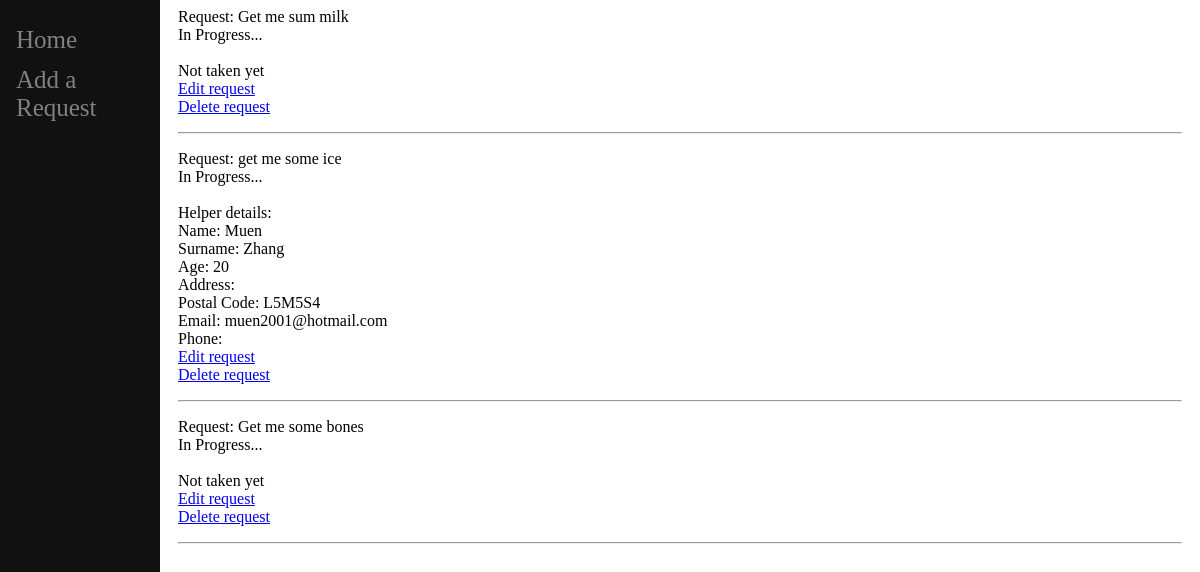
/corona/index/show_requests (signed in), run on an earlier commit of the app's database.
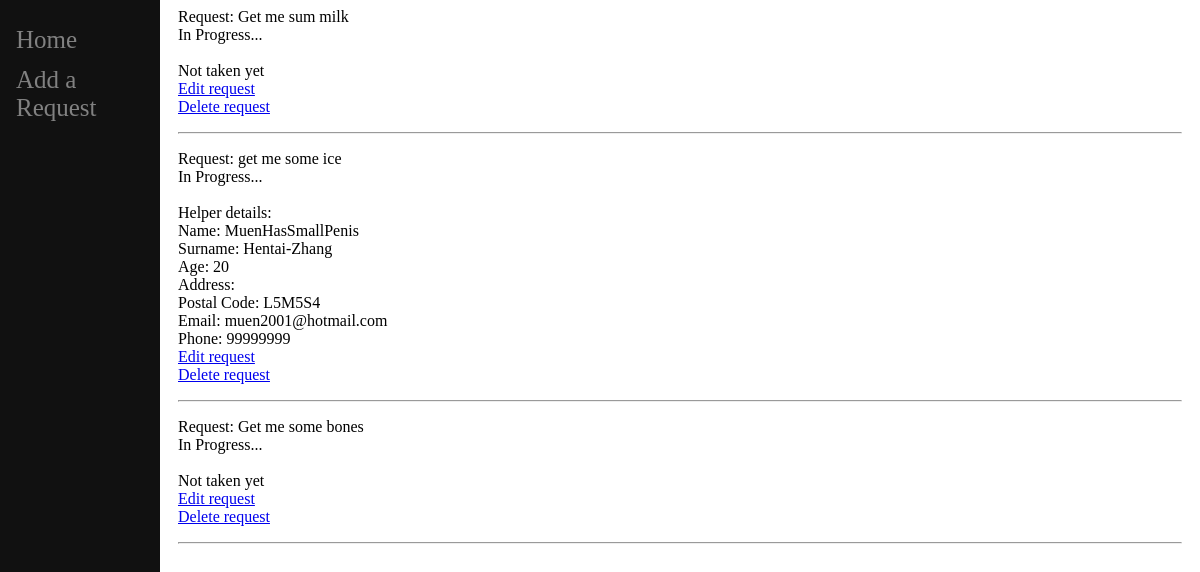
And on a later commit of the database.
### corona/models.py (models this page shows)
class Boomer(models.Model):
    username = models.CharField(primary_key=True, max_length=50)
    password = models.CharField(max_length=100)
    name = models.CharField(max_length=200)
    surname = models.CharField(max_length=200)
    age = models.IntegerField()
    email = models.CharField(max_length=200)
    postal_code = models.CharField(max_length=6)
    latitude = models.FloatField(default=0)
    longitude = models.FloatField(default=0)
    phone = models.CharField(max_length=11,default='')
    address = models.CharField(max_length=100,default='')

class Requests(models.Model):
    boomer_id = models.ForeignKey(Boomer, on_delete=models.CASCADE)
    zoomer_id = models.CharField(max_length=100, default='', blank=True)
    details = models.TextField(max_length=100)
    completed = models.BooleanField(default=False)
    taken = models.BooleanField(default=False)

class Zoomer(models.Model):
    username = models.CharField(primary_key=True, max_length=50)
    password = models.CharField(max_length=100)
    name = models.CharField(max_length=200)
    surname = models.CharField(max_length=200)
    email = models.CharField(max_length=200)
    age = models.IntegerField()
    postal_code = models.CharField(max_length=6)
    latitude = models.FloatField(default=0)
    longitude = models.FloatField(default=0)
    phone = models.CharField(max_length=11,default='')
    address = models.CharField(max_length=100,default='')

### corona/views/nonboomer_view.py (the view)
# urls.py: path('index/show_requests', nonboomer_view.show_requests, name='show_requests'),
def show_requests(request):
    if(request.session['type'] == 'zoomer'):
        request_list=Requests.objects.filter(zoomer_id=request.session['username'])
        context = {
            'request_list':request_list,
        }
        return render(request, 'nonboomer/taken_requests.html', context)
    elif(request.session['type'] == 'boomer'):
        request_list=Requests.objects.filter(boomer_id=request.session['username'])
        myrequest_list = []
        for request1 in request_list:
            if(request1.zoomer_id == ''):
                myrequest_list.append({'id':request1.id, 'boomer_id': request1.boomer_id, 'zoomer_id':request1.zoomer_id, 'details':request1.details,'completed':request1.completed,'taken':request1.taken,'zoomer':''})
            else:
                zoomer = Zoomer.objects.get(pk=request1.zoomer_id)
                myrequest_list.append({'id':request1.id, 'boomer_id': request1.boomer_id, 'zoomer_id':request1.zoomer_id, 'details':request1.details,'completed':request1.completed,'taken':request1.taken,'zoomer':zoomer})
        context = {
            'request_list':myrequest_list,
        }
        return render(request, 'boomer/myrequests.html', context)
    return render(request, 'login/index.html', {})

### corona/templates/boomer/myrequests.html (shortened to what this page needs)
<html>
<body>
    {% extends "main/baseboomer.html" %}
    {% block content %}
    <div class="main">
    {% if request_list %}
    {% for request1 in request_list %}
    <p>
        Request: {{request1.details}}<br>
        {%if request1.completed == False%}
        In Progress...<br><br>
        {%else%}
        The request has been fulfilled<br><br>
        {%endif%}
        {% if request1.taken == True %}
        Helper details:<br>
        Name: {{request1.zoomer.name}} <br>
        Surname: {{request1.zoomer.surname}}<br>
        Age: {{request1.zoomer.age}} <br>
        Address: {{request1.zoomer.address}}<br>
        Postal Code: {{request1.zoomer.postal_code}}<br>
        Email: {{request1.zoomer.email}}<br>
        Phone: {{request1.zoomer.phone}}<br>
        {%else%}
        Not taken yet<br>
        {%endif%}
        {%if request1.completed == False%}
        <a href="{% url 'corona:editListing' request1.id %}">Edit request</a><br>
        {%endif%}
        <a href="{% url 'corona:deleteListing' request1.id %}">Delete request</a><br>
        <hr>
    </p>
    {% endfor %}
    {% else %}
    <p>No Requests</p>
    {% endif %}
    </div>
    {% endblock %}

### corona/templates/main/baseboomer.html (shortened to what this page needs)
<html>
<head>
</head>
<body>
    <div class="sidenav">
        <a href="/corona/index2">Home</a>
        <a href="/corona/index2/add">Add a Request</a>
    </div>
    {% block content %}
    {% endblock %}
</body>
</html>

### corona/templates/main/baseboomer.html (style rules this page uses)
.sidenav { height: 100%; width: 160px; position: fixed; z-index: 1; top: 0; left: 0; background-color: #111; overflow-x: hidden; padding-top: 20px; }
.sidenav a { padding: 6px 8px 6px 16px; text-decoration: none; font-size: 25px; color: #818181; display: block; }
.main { margin-left: 160px; padding: 0px 10px; }

What changed in the data, as far as the page shows it:
changed through a linked row, Boomer "Get me sum milk": zoomer.name "Muen" → "MuenHasSmallPenis"; zoomer.surname "Zhang" → "Hentai-Zhang"; zoomer.phone (not shown) → "99999999"
